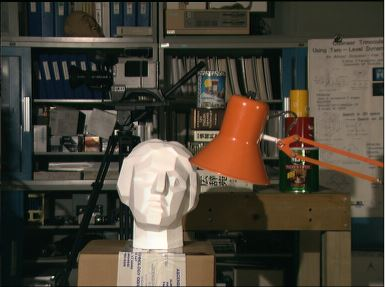
#> input picture Computer Vision/left_image.JPG, 386 x 287 px, found by its file name
$ python 'R030 Achintya Kamath Computer Vision Experiment 10.py'
#> lines starting #> are read from the running program, lines starting #| are printed output that depends on the picture

'''
Name: Achintya Kamath
Roll Number: R030
MBA Tech Artificial Intelligence
Computer Vision Experiment 10: Estimate depth of objects for the given stereo images
Date: 17th October 2024
'''

import cv2 as cv
import matplotlib.pyplot as plt

'''
Task 1: Estimate depth for the given stereo images
Task 2: Change number of disparities and block size
Task 3: Observe the changes
'''

# Reading the images #
lefty = cv.imread("Computer Vision/left_image.JPG")
#> lefty is the input picture: shape (287, 386, 3); mean B, G, R 56.5, 68.6, 75.8
righty = cv.imread("Computer Vision/right_image.JPG")
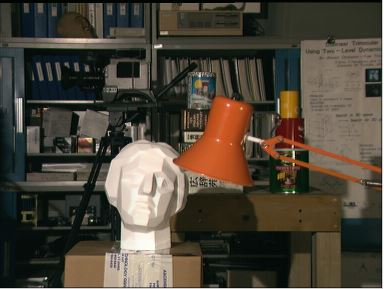
#> input picture Computer Vision/right_image.JPG, 384 x 289 px, found by its file name
#> righty is the input picture: shape (289, 384, 3); mean B, G, R 57, 69.4, 76.8

# Converting from BGR to RGB #
lefty = cv.cvtColor(lefty, cv.COLOR_BGR2RGB)
righty = cv.cvtColor(righty, cv.COLOR_BGR2RGB)

# Resizing to same shape #
shL = lefty.shape
#> shL = (287, 386, 3)
re_righty = cv.resize(righty, (shL[1],shL[0]))

# Converting to gray #
lefty_GR = cv.cvtColor(lefty, cv.COLOR_RGB2GRAY)
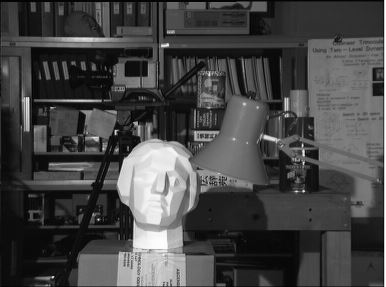
#> lefty_GR: shape (287, 386); min 0, max 254, mean 69.4
righty_GR = cv.cvtColor(re_righty, cv.COLOR_RGB2GRAY)
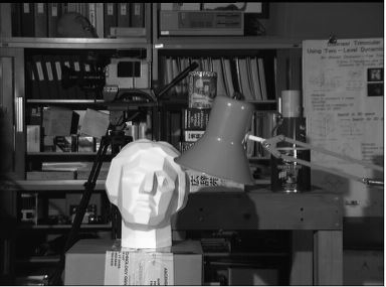
#> righty_GR: shape (287, 386); min 0, max 255, mean 70.1

# Plotting all of the images #
plt.subplot(2,2,1)
plt.title("Left Image")
plt.imshow(lefty)

plt.subplot(2,2,2)
plt.title("Right Image")
plt.imshow(righty)

plt.subplot(2,2,3)
plt.title("Grayed Left Image")
plt.imshow(lefty_GR, cmap='gray')

plt.subplot(2,2,4)
plt.title("Grayed Right Image")
plt.imshow(righty_GR, cmap='gray')
plt.show()
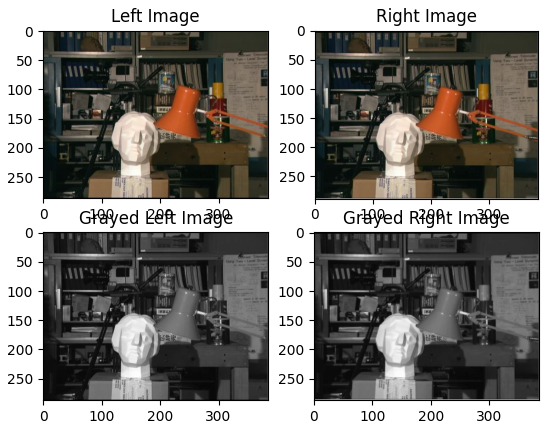
#> figure drawn by matplotlib, 4 panels

# Invoking Disparity - Difference between horizontal co-ordinates of the images #
stereo = cv.StereoBM_create(numDisparities=16, blockSize=15)
image_depth = stereo.compute(lefty_GR, righty_GR, cv.CV_8UC1)

plt.title("Image Depth - D16, BS15")
plt.imshow(image_depth, cmap='gray')
plt.show()

# Changing things #
stereo = cv.StereoBM_create(numDisparities=32, blockSize=31)
image_depth = stereo.compute(lefty_GR, righty_GR, cv.CV_8UC1)
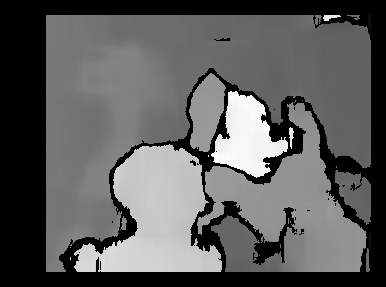
#> image_depth: shape (287, 386) int16; min -16, max 246, mean 78.9; drawn with min black and max white

plt.title("Image Depth - D32, BS31")
plt.imshow(image_depth, cmap='gray')
plt.show()

# Changing things #
stereo = cv.StereoBM_create(numDisparities=32, blockSize=15)
image_depth = stereo.compute(lefty_GR, righty_GR, cv.CV_8UC1)
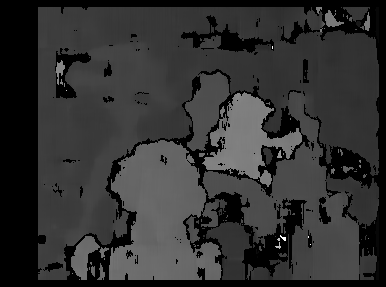
#> image_depth: shape (287, 386) int16; min -16, max 496, mean 84.9; drawn with min black and max white

plt.title("Image Depth - D32, BS15")
plt.imshow(image_depth, cmap='gray')
plt.show()

# Changing things #
stereo = cv.StereoBM_create(numDisparities=32, blockSize=7)
image_depth = stereo.compute(lefty_GR, righty_GR, cv.CV_8UC1)
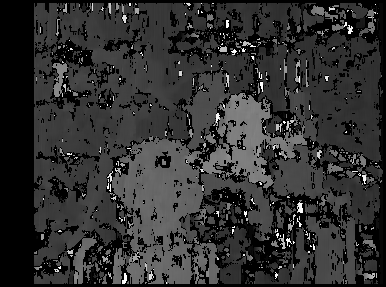
#> image_depth: shape (287, 386) int16; min -16, max 496, mean 82.9; drawn with min black and max white

plt.title("Image Depth - D32, BS7")
plt.imshow(image_depth, cmap='gray')
plt.show()

'''
Conclusion:
1. For the given stereo rectified images, top 16 disparities and block size of 15 are
   considered to calculate the depth of the objects in the given images.

2. If the number of disparities are increased from 16 to 32,
   the results show the finer details of the depth.

3. If block size is decreased from 15x15 to 7x7,
   we see that the depth map shows the depth of the smaller objects.

4. If block size is increased to 31x31, depth of larger objects like
   the table lamp are shown in the results.
'''

# Calmly Crafted By Achintya Kamath/Redzwinger #
